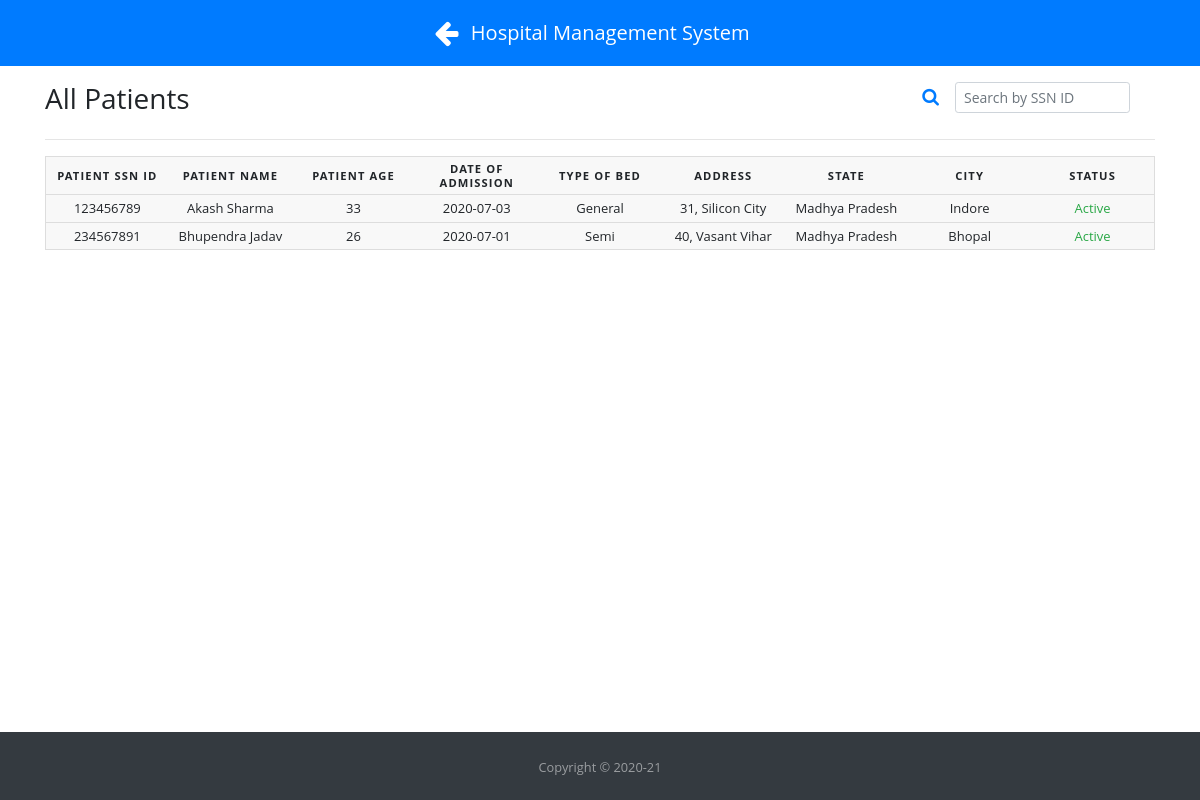
Before: /viewPatients (signed in) with the older database file.
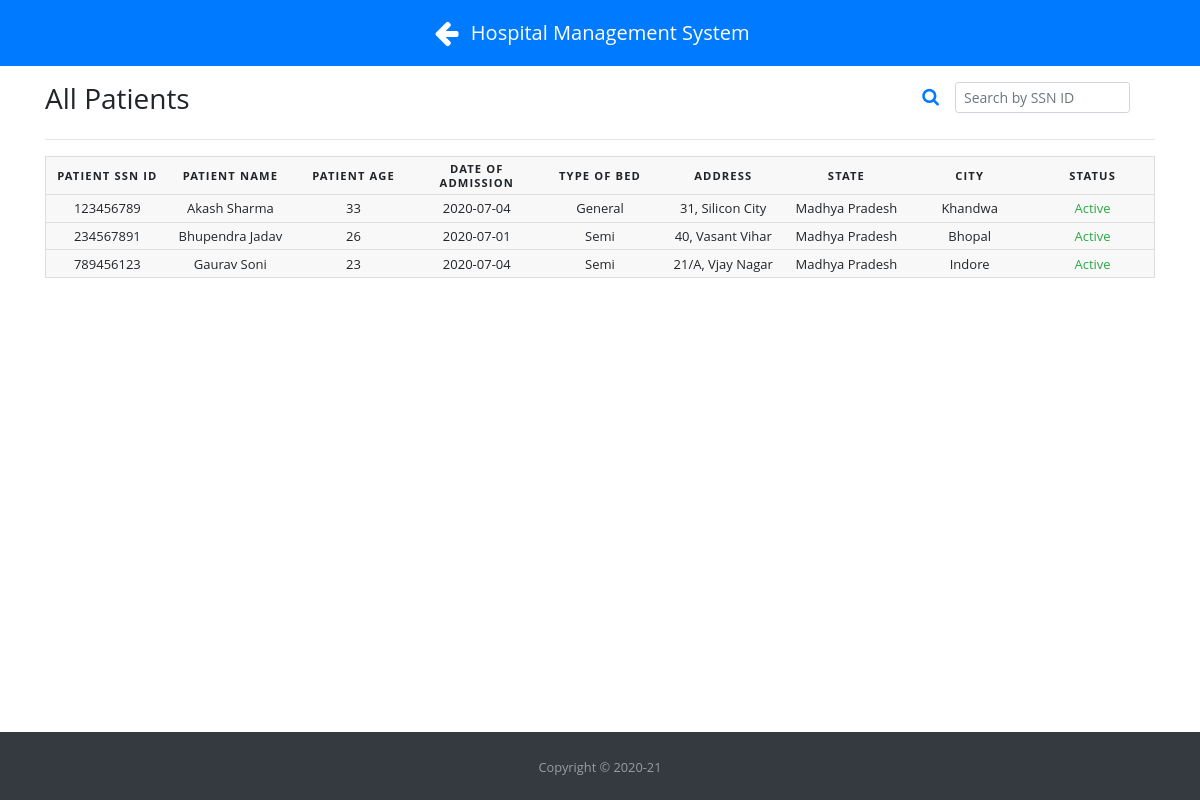
After: the same page with the newer database file.
### app.py (models this page shows, shortened)
class Patient(db.Model):
    id = db.Column(db.Integer, primary_key=True)
    ssnID = db.Column(db.Integer, unique=True, nullable=False)
    name = db.Column(db.String(50), nullable=False)
    age = db.Column(db.Integer, nullable=False)
    doj = db.Column(db.Date, nullable=False)
    type_of_bed = db.Column(db.String(30), nullable=False)
    address = db.Column(db.String(100), nullable=False)
    city = db.Column(db.String(30), nullable=False)
    state = db.Column(db.String(30), nullable=False)
    status = db.Column(db.String(30), default='Active', nullable=False)
    diagnosis = db.relationship("Diagnostics", secondary="diagnosis_performed", backref="patient", lazy="dynamic")

### app.py (the view)
@app.route('/viewPatients')
def viewPatients():
    if 'loggedin' in session:
        all_patients = Patient.query.all()
        return render_template('viewPatients.html', all_patients=all_patients)
    else:
        flash('Please Sign-in first!', category='warning')
        return redirect(url_for('index'))

### templates/viewPatients.html (shortened to what this page needs)
{% extends "base.html" %}
{% block head %}
<link rel="stylesheet" href="{{ url_for('static', filename='css/floating-labels.css') }}">
<link rel="stylesheet" href="{{ url_for('static', filename='css/ResponsiveTable.css') }}">
{% endblock %}
{% block body %}
    <div class="title mt-3">
        <h3 class="allpatients" style="display:inline-flex;">All Patients</h3>
        <h3 style="display:inline-flex; float: right;">
            <form class="form-inline active-cyan-3 active-cyan-4">
                <i class="fa fa-search text-primary" style="font-size: large;" aria-hidden="true"></i>
                <input class="form-control form-control-sm ml-3 w-75" type="text" id="searchField" onkeyup="searchFunction()" title="Type in SSN ID" placeholder="Search by SSN ID" aria-label="Search">
            </form>
        </h3>
        <hr>
    </div>
    <table class="mt-2" id="patientTable">
        <thead>
            <tr>
                <th scope="col">Patient SSN ID</th>
                <th scope="col">Patient Name</th>
                <th scope="col">Patient Age</th>
                <th scope="col">Date of Admission</th>
                <th scope="col">Type of Bed</th>
                <th scope="col">Address</th>
                <th scope="col">State</th>
                <th scope="col">City</th>
                <th scope="col">Status</th>
            </tr>
        </thead>
        <tbody>
            {% for patient in all_patients %}
                <tr>
                    <td data-label="Patient SSN ID">{{ patient.ssnID }}</td>
                    <td data-label="Patient Name">{{ patient.name }}</td>
                    <td data-label="Patient Age">{{ patient.age }}</td>
                    <td data-label="Date of Admission">{{ patient.doj }}</td>
                    <td data-label="Type of Bed">{{ patient.type_of_bed }}</td>
                    <td data-label="Address">{{ patient.address }}</td>
                    <td data-label="State">{{ patient.state }}</td>
                    <td data-label="City">{{ patient.city }}</td>
                    <td data-label="Status">
                        {% if patient.status == 'Active' %}
                            <span class="text-success">{{ patient.status }}</span>
                        {% else %}
                            <span class="text-danger">{{ patient.status }}</span>
                        {% endif %}
                    </td>
                </tr>
            {% endfor %}
        </tbody>
    </table>
{% endblock %}

### templates/base.html (shortened to what this page needs)
<!DOCTYPE html>
<html lang="en">
<head>
    <link rel="stylesheet" href="{{ url_for('static', filename='css/style.css') }}">
    <link rel="stylesheet" href="https://stackpath.bootstrapcdn.com/bootstrap/4.3.1/css/bootstrap.min.css"
>
    <link href="https://stackpath.bootstrapcdn.com/font-awesome/4.7.0/css/font-awesome.min.css" rel="stylesheet" type="text/css">
    {% block head %} {% endblock %}
</head>
<body class="d-flex flex-column">
    <nav class="navbar navbar-expand-md navbar-dark bg-primary justify-content-center">
      {% if not home %}
        <h3 class="mt-2"><a href="{{ url_for('home') }}" style="color: white;"><i class="fa fa-arrow-left"></i></a></h3>
      {% endif %}
        <a class="navbar-brand" href="/">
          Hospital Management System
        </a>
    </nav>
    <div id="page-content">
        <div class="container">
            {% block body %} {% endblock %}
        </div>
    </div>
    <footer id="sticky-footer" class="py-4 bg-dark text-white-50">
        <div class="container text-center">
            <small>Copyright &copy; 2020-21</small>
        </div>
    </footer>
</body>
</html>

### static/css/style.css (style rules this page uses)
html, body { height: 100%; }
#page-content { flex: 1 0 auto; }
#sticky-footer { flex-shrink: none; }

### static/css/ResponsiveTable.css (style rules this page uses)
body { font-family: "Open Sans", sans-serif; line-height: 1.25; }
table { border: 1px solid #ccc; border-collapse: collapse; margin: 0; padding: 0; width: 100%; table-layout: fixed; }
table tr { background-color: #f8f8f8; border: 1px solid #ddd; padding: .35em; font-size: 13px; }
table th, table td { padding: .4em; text-align: center; }
table th { font-size: .7rem; letter-spacing: .1em; text-transform: uppercase; }

Changed rows visible on the page:
changed Patient "Akash Sharma": doj "2020-07-03" → "2020-07-04"; city "Indore" → "Khandwa"
added Patient: ssnID "789456123", name "Gaurav Soni", age "23", doj "2020-07-04", type_of_bed "Semi", address "21/A, Vjay Nagar", state "Madhya Pradesh", city "Indore", status "Active"
